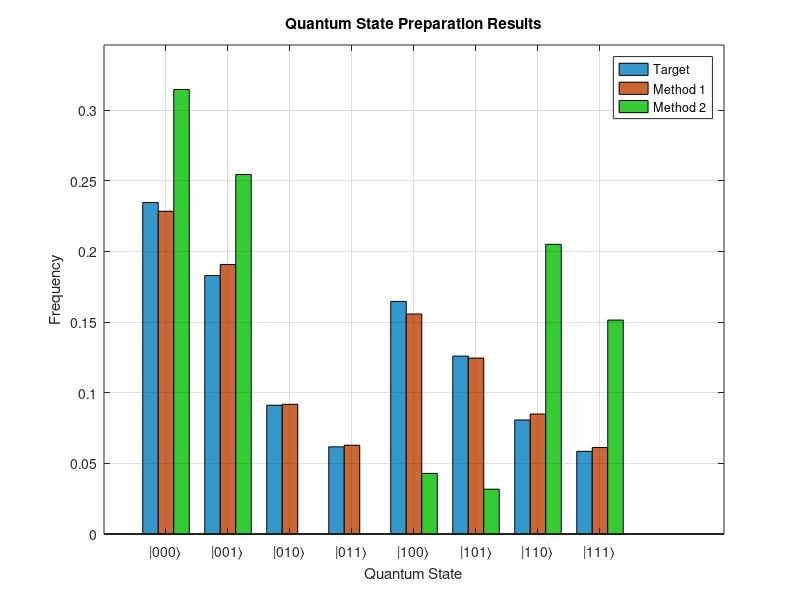

This chart was generated by the following MATLAB code:
function quantum_state_preparation()
    % Quantum State Preparation in MATLAB
    % Creates a 3-qubit quantum circuit to match given frequency distribution
    
    % Your target frequencies
    target_frequencies = [0.2346, 0.1829, 0.0911, 0.0617, 0.1646, 0.1259, 0.0807, 0.0585];
    
    fprintf('Quantum State Preparation for 3 Qubits\n');
    fprintf('=====================================\n');
    
    % Method 1: Direct amplitude encoding
    fprintf('\nMethod 1: Direct Amplitude Encoding\n');
    [circuit1, state1] = create_amplitude_encoding_circuit(target_frequencies);
    measured_freq1 = simulate_measurements(state1, 10000);
    
    % Method 2: Systematic controlled rotations
    fprintf('\nMethod 2: Systematic Controlled Rotations\n');
    [circuit2, state2] = create_systematic_circuit(target_frequencies);
    measured_freq2 = simulate_measurements(state2, 10000);
    
    % Compare results
    fprintf('\nComparison of Results:\n');
    fprintf('State | Target   | Method1  | Method2  | Error1   | Error2\n');
    fprintf('------|----------|----------|----------|----------|----------\n');
    
    total_error1 = 0;
    total_error2 = 0;
    
    for i = 1:8
        binary = dec2bin(i-1, 3);
        error1 = abs(target_frequencies(i) - measured_freq1(i));
        error2 = abs(target_frequencies(i) - measured_freq2(i));
        total_error1 = total_error1 + error1;
        total_error2 = total_error2 + error2;
        
        fprintf('|%s⟩  | %.4f   | %.4f   | %.4f   | %.4f   | %.4f\n', ...
            binary, target_frequencies(i), measured_freq1(i), measured_freq2(i), error1, error2);
    end
    
    fprintf('\nTotal Absolute Errors:\n');
    fprintf('Method 1: %.4f\n', total_error1);
    fprintf('Method 2: %.4f\n', total_error2);
    
    % Visualize results
    visualize_results(target_frequencies, measured_freq1, measured_freq2);
end

function [circuit, final_state] = create_amplitude_encoding_circuit(frequencies)
    % Direct amplitude encoding method
    % Converts frequencies directly to quantum amplitudes
    
    % Normalize to probabilities
    probabilities = frequencies / sum(frequencies);
    
    % Convert to amplitudes (assuming real amplitudes)
    amplitudes = sqrt(probabilities);
    
    % Create initial state |000⟩
    initial_state = [1; 0; 0; 0; 0; 0; 0; 0];
    
    % The target state is directly the amplitude vector
    final_state = amplitudes';
    
    % Circuit description (conceptual)
    circuit = struct();
    circuit.method = 'Direct Amplitude Encoding';
    circuit.description = 'Directly sets amplitudes to sqrt(probabilities)';
    circuit.gates = {'State Preparation'};
    
    fprintf('Target amplitudes: [%.4f, %.4f, %.4f, %.4f, %.4f, %.4f, %.4f, %.4f]\n', ...
        amplitudes);
end

function [circuit, final_state] = create_systematic_circuit(frequencies)
    % Systematic approach using controlled rotations
    % Builds the state hierarchically
    
    % Normalize to probabilities
    probabilities = frequencies / sum(frequencies);
    
    % Start with |000⟩ state
    state = [1; 0; 0; 0; 0; 0; 0; 0];
    
    % Circuit structure
    circuit = struct();
    circuit.method = 'Systematic Controlled Rotations';
    circuit.gates = {};
    gate_count = 0;
    
    % Level 1: Split between first 4 states (000-011) and last 4 states (100-111)
    prob_first_half = sum(probabilities(1:4));
    prob_second_half = sum(probabilities(5:8));
    
    if prob_first_half + prob_second_half > 0
        theta_0 = 2 * asin(sqrt(prob_second_half));
        state = apply_ry_gate(state, 1, theta_0);  % qubit 0 (1st qubit)
        gate_count = gate_count + 1;
        circuit.gates{gate_count} = sprintf('RY(%.4f) on qubit 0', theta_0);
    end
    
    % Level 2: Split within each half
    % First half: 000-001 vs 010-011
    if prob_first_half > 0
        prob_00x = sum(probabilities(1:2));
        prob_01x = sum(probabilities(3:4));
        if prob_00x + prob_01x > 0
            theta_1 = 2 * asin(sqrt(prob_01x / (prob_00x + prob_01x)));
            state = apply_controlled_ry_gate(state, 1, 2, theta_1);  % control: qubit 0, target: qubit 1
            gate_count = gate_count + 1;
            circuit.gates{gate_count} = sprintf('CRY(%.4f) control=0, target=1', theta_1);
        end
    end
    
    % Second half: 100-101 vs 110-111
    if prob_second_half > 0
        prob_10x = sum(probabilities(5:6));
        prob_11x = sum(probabilities(7:8));
        if prob_10x + prob_11x > 0
            theta_2 = 2 * asin(sqrt(prob_11x / (prob_10x + prob_11x)));
            state = apply_controlled_ry_gate(state, 1, 2, theta_2);  % control: qubit 0, target: qubit 1
            gate_count = gate_count + 1;
            circuit.gates{gate_count} = sprintf('CRY(%.4f) control=0, target=1', theta_2);
        end
    end
    
    % Level 3: Split individual states within each quarter
    quarters = {[1,2], [3,4], [5,6], [7,8]};
    control_patterns = {[0,0], [0,1], [1,0], [1,1]};
    
    for q = 1:4
        indices = quarters{q};
        prob_quarter = sum(probabilities(indices));
        
        if prob_quarter > 0 && probabilities(indices(1)) + probabilities(indices(2)) > 0
            theta = 2 * asin(sqrt(probabilities(indices(2)) / (probabilities(indices(1)) + probabilities(indices(2)))));
            
            % Apply doubly controlled rotation
            state = apply_ccry_gate(state, control_patterns{q}, theta);
            gate_count = gate_count + 1;
            circuit.gates{gate_count} = sprintf('CCRY(%.4f) controls=[%d,%d], target=2', ...
                theta, control_patterns{q}(1), control_patterns{q}(2));
        end
    end
    
    final_state = state;
    
    fprintf('Circuit has %d gates\n', gate_count);
end

function new_state = apply_ry_gate(state, qubit, angle)
    % Apply RY rotation to specified qubit
    % qubit: 1, 2, or 3 (1-indexed)
    
    % RY gate matrix
    RY = [cos(angle/2), -sin(angle/2); sin(angle/2), cos(angle/2)];
    
    % Create the full 8x8 gate matrix
    if qubit == 1
        % Qubit 0 (most significant)
        I = eye(2);
        gate_matrix = kron(kron(RY, I), I);
    elseif qubit == 2
        % Qubit 1 (middle)
        I = eye(2);
        gate_matrix = kron(kron(I, RY), I);
    else
        % Qubit 2 (least significant)
        I = eye(2);
        gate_matrix = kron(kron(I, I), RY);
    end
    
    new_state = gate_matrix * state;
end

function new_state = apply_controlled_ry_gate(state, control_qubit, target_qubit, angle)
    % Apply controlled RY gate
    % control_qubit: 1, 2, or 3
    % target_qubit: 1, 2, or 3
    
    % Start with identity
    gate_matrix = eye(8);
    
    % For each computational basis state, check if control is |1⟩
    for i = 1:8
        % Convert to binary representation (0-indexed)
        binary = dec2bin(i-1, 3) - '0';
        
        % Check if control qubit is 1
        if binary(control_qubit) == 1
            % Apply RY rotation to this state
            RY = [cos(angle/2), -sin(angle/2); sin(angle/2), cos(angle/2)];
            
            % Find the corresponding state with target qubit flipped
            binary_flipped = binary;
            binary_flipped(target_qubit) = 1 - binary_flipped(target_qubit);
            j = bin2dec(num2str(binary_flipped)) + 1;
            
            % Apply the rotation
            if binary(target_qubit) == 0
                gate_matrix(i, i) = cos(angle/2);
                gate_matrix(j, i) = sin(angle/2);
            else
                gate_matrix(i, i) = cos(angle/2);
                gate_matrix(j, i) = -sin(angle/2);
            end
        end
    end
    
    new_state = gate_matrix * state;
end

function new_state = apply_ccry_gate(state, control_pattern, angle)
    % Apply doubly controlled RY gate
    % control_pattern: [control1_value, control2_value] (0 or 1)
    % target is always qubit 2 (3rd qubit)
    
    gate_matrix = eye(8);
    
    for i = 1:8
        % Convert to binary representation
        binary = dec2bin(i-1, 3) - '0';
        
        % Check if both control qubits match the pattern
        if binary(1) == control_pattern(1) && binary(2) == control_pattern(2)
            % Apply RY rotation to target qubit (qubit 3)
            binary_flipped = binary;
            binary_flipped(3) = 1 - binary_flipped(3);
            j = bin2dec(num2str(binary_flipped)) + 1;
            
            if binary(3) == 0
                gate_matrix(i, i) = cos(angle/2);
                gate_matrix(j, i) = sin(angle/2);
            else
                gate_matrix(i, i) = cos(angle/2);
                gate_matrix(j, i) = -sin(angle/2);
            end
        end
    end
    
    new_state = gate_matrix * state;
end

function frequencies = simulate_measurements(state, num_shots)
    % Simulate quantum measurements
    % state: 8x1 complex vector
    % num_shots: number of measurement shots
    
    % Calculate probabilities
    probabilities = abs(state).^2;
    
    % Simulate measurements
    frequencies = zeros(1, 8);
    
    for shot = 1:num_shots
        % Random sample based on probabilities
        r = rand();
        cumulative = 0;
        
        for i = 1:8
            cumulative = cumulative + probabilities(i);
            if r <= cumulative
                frequencies(i) = frequencies(i) + 1;
                break;
            end
        end
    end
    
    % Normalize to frequencies
    frequencies = frequencies / num_shots;
end

function visualize_results(target, method1, method2)
    % Create visualization of results
    
    figure('Position', [100, 100, 800, 600]);
    
    % Create bar chart
    x = 1:8;
    width = 0.25;
    
    bar(x - width, target, width, 'FaceColor', [0.2, 0.6, 0.8], 'DisplayName', 'Target');
    hold on;
    bar(x, method1, width, 'FaceColor', [0.8, 0.4, 0.2], 'DisplayName', 'Method 1');
    bar(x + width, method2, width, 'FaceColor', [0.2, 0.8, 0.2], 'DisplayName', 'Method 2');
    
    % Customize plot
    xlabel('Quantum State');
    ylabel('Frequency');
    title('Quantum State Preparation Results');
    legend('Location', 'best');
    grid on;
    
    % Set x-axis labels
    labels = {'|000⟩', '|001⟩', '|010⟩', '|011⟩', '|100⟩', '|101⟩', '|110⟩', '|111⟩'};
    set(gca, 'XTick', 1:8, 'XTickLabel', labels);
    
    % Add error bars or annotations if needed
    ylim([0, max([target, method1, method2]) * 1.1]);
end

% Run the main function
quantum_state_preparation();
